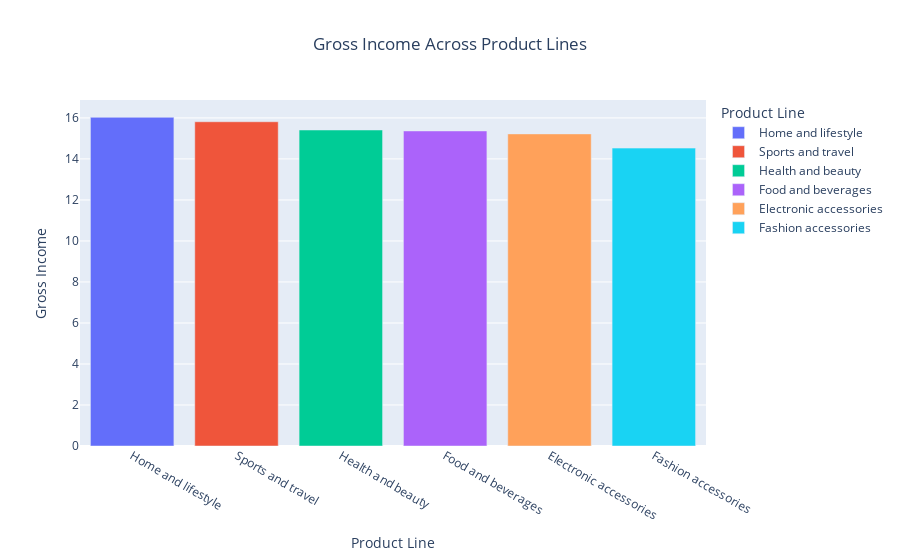

Source (notebook cell):
### Code cell
## Visualise gross income across product lines

fig6 = px.bar(gross, x="Product_line", y="gross_income", color="Product_line", labels={
    "Product_line" : "Product Line", "gross_income" : "Gross Income"}, title = "Gross Income Across Product Lines")
fig6.update_layout(title_x=0.5)
fig6.show()

### Figure 1 — Plotly figure (JSON) as saved in the notebook; plotly's stock layout.template omitted (floating-point values rounded to 4 significant figures)
{"data": [{"alignmentgroup": "True", "hovertemplate": "Product Line=%{x}<br>Gross Income=%{y}<extra></extra>", "legendgroup": "Home and lifestyle", "marker": {"color": "#636efa", "pattern": {"shape": ""}}, "name": "Home and lifestyle", "offsetgroup": "Home and lifestyle", "orientation": "v", "showlegend": true, "textposition": "auto", "type": "bar", "x": ["Home and lifestyle"], "xaxis": "x", "y": [16.03], "yaxis": "y"}, {"alignmentgroup": "True", "hovertemplate": "Product Line=%{x}<br>Gross Income=%{y}<extra></extra>", "legendgroup": "Sports and travel", "marker": {"color": "#EF553B", "pattern": {"shape": ""}}, "name": "Sports and travel", "offsetgroup": "Sports and travel", "orientation": "v", "showlegend": true, "textposition": "auto", "type": "bar", "x": ["Sports and travel"], "xaxis": "x", "y": [15.81], "yaxis": "y"}, {"alignmentgroup": "True", "hovertemplate": "Product Line=%{x}<br>Gross Income=%{y}<extra></extra>", "legendgroup": "Health and beauty", "marker": {"color": "#00cc96", "pattern": {"shape": ""}}, "name": "Health and beauty", "offsetgroup": "Health and beauty", "orientation": "v", "showlegend": true, "textposition": "auto", "type": "bar", "x": ["Health and beauty"], "xaxis": "x", "y": [15.41], "yaxis": "y"}, {"alignmentgroup": "True", "hovertemplate": "Product Line=%{x}<br>Gross Income=%{y}<extra></extra>", "legendgroup": "Food and beverages", "marker": {"color": "#ab63fa", "pattern": {"shape": ""}}, "name": "Food and beverages", "offsetgroup": "Food and beverages", "orientation": "v", "showlegend": true, "textposition": "auto", "type": "bar", "x": ["Food and beverages"], "xaxis": "x", "y": [15.37], "yaxis": "y"}, {"alignmentgroup": "True", "hovertemplate": "Product Line=%{x}<br>Gross Income=%{y}<extra></extra>", "legendgroup": "Electronic accessories", "marker": {"color": "#FFA15A", "pattern": {"shape": ""}}, "name": "Electronic accessories", "offsetgroup": "Electronic accessories", "orientation": "v", "showlegend": true, "textposition": "auto", "type": "bar", "x": ["Electronic accessories"], "xaxis": "x", "y": [15.22], "yaxis": "y"}, {"alignmentgroup": "True", "hovertemplate": "Product Line=%{x}<br>Gross Income=%{y}<extra></extra>", "legendgroup": "Fashion accessories", "marker": {"color": "#19d3f3", "pattern": {"shape": ""}}, "name": "Fashion accessories", "offsetgroup": "Fashion accessories", "orientation": "v", "showlegend": true, "textposition": "auto", "type": "bar", "x": ["Fashion accessories"], "xaxis": "x", "y": [14.53], "yaxis": "y"}], "layout": {"autosize": true, "barmode": "relative", "legend": {"title": {"text": "Product Line"}, "tracegroupgap": 0}, "title": {"text": "Gross Income Across Product Lines", "x": 0.5}, "xaxis": {"anchor": "y", "autorange": true, "categoryarray": ["Home and lifestyle", "Sports and travel", "Health and beauty", "Food and beverages", "Electronic accessories", "Fashion accessories"], "categoryorder": "array", "domain": [0, 1], "range": [-0.5, 5.5], "title": {"text": "Product Line"}, "type": "category"}, "yaxis": {"anchor": "x", "autorange": true, "domain": [0, 1], "range": [0, 16.87], "title": {"text": "Gross Income"}, "type": "linear"}}}
